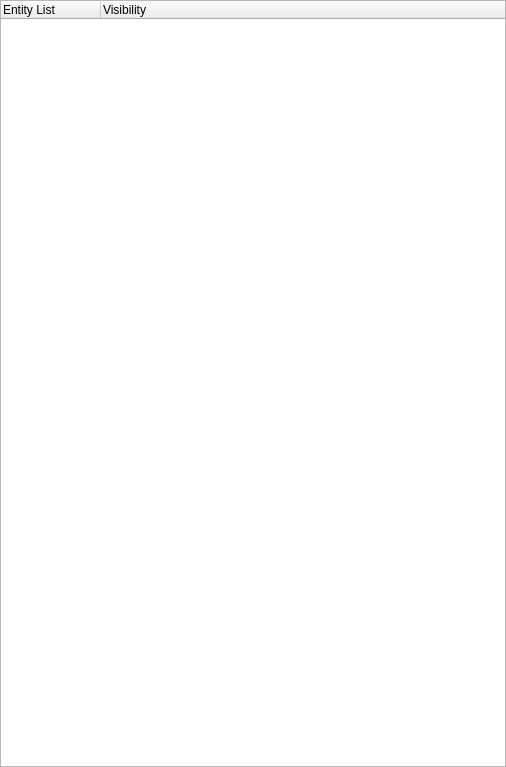
<?xml version="1.0" encoding="UTF-8"?>
<ui version="4.0">
 <class>SceneHierarchyPanel</class>
 <widget class="QFrame" name="SceneHierarchyPanel">
  <property name="geometry">
   <rect>
    <x>0</x>
    <y>0</y>
    <width>506</width>
    <height>767</height>
   </rect>
  </property>
  <property name="sizePolicy">
   <sizepolicy hsizetype="Minimum" vsizetype="Preferred">
    <horstretch>0</horstretch>
    <verstretch>0</verstretch>
   </sizepolicy>
  </property>
  <property name="minimumSize">
   <size>
    <width>200</width>
    <height>100</height>
   </size>
  </property>
  <property name="windowTitle">
   <string>Scene Hierarchy Panel</string>
  </property>
  <property name="styleSheet">
   <string notr="true">QTreeView::branch:has-siblings:!adjoins-item {
    border-image: url(:/rzeditor/vline.png) 0;
}

QTreeView::branch:has-siblings:adjoins-item {
    border-image: url(:/rzeditor/branch-more.png) 0;
}

QTreeView::branch:!has-children:!has-siblings:adjoins-item {
    border-image: url(:/rzeditor/branch-end.png) 0;
}

QTreeView::branch:has-children:!has-siblings:closed,
QTreeView::branch:closed:has-children:has-siblings {
        border-image: none;
        image: url(:/rzeditor/branch-closed.png);
}

QTreeView::branch:open:has-children:!has-siblings,
QTreeView::branch:open:has-children:has-siblings  {
        border-image: none;
        image: url(:/rzeditor/branch-open.png);
}</string>
  </property>
  <layout class="QVBoxLayout" name="verticalLayout">
   <property name="sizeConstraint">
    <enum>QLayout::SetMinimumSize</enum>
   </property>
   <property name="leftMargin">
    <number>0</number>
   </property>
   <property name="topMargin">
    <number>0</number>
   </property>
   <property name="rightMargin">
    <number>0</number>
   </property>
   <property name="bottomMargin">
    <number>0</number>
   </property>
   <item>
    <widget class="QTreeWidget" name="sceneTree">
     <property name="sizePolicy">
      <sizepolicy hsizetype="Preferred" vsizetype="Preferred">
       <horstretch>0</horstretch>
       <verstretch>0</verstretch>
      </sizepolicy>
     </property>
     <property name="styleSheet">
      <string notr="true">QTreeWidget::branch:has-siblings:!adjoins-item {
    border-image: url(:/rzeditor/vline.png) 0;
}

QTreeWidget::branch:has-siblings:adjoins-item {
    border-image: url(:/rzeditor/branch-more.png) 0;
}

QTreeWidget::branch:!has-children:!has-siblings:adjoins-item {
    border-image: url(:/rzeditor/branch-end.png) 0;
}

QTreeWidget::branch:has-children:!has-siblings:closed,
QTreeWidget::branch:closed:has-children:has-siblings {
        border-image: none;
        image: url(:/rzeditor/branch-closed.png);
}

QTreeWidget::branch:open:has-children:!has-siblings,
QTreeWidget::branch:open:has-children:has-siblings  {
        border-image: none;
        image: url(:/rzeditor/branch-open.png);
}</string>
     </property>
     <column>
      <property name="text">
       <string>Entity List</string>
      </property>
      <property name="icon">
       <iconset resource="../../../Resources/RZEResources.qrc">
        <normaloff>:/rzeditor/component.png</normaloff>:/rzeditor/component.png</iconset>
      </property>
     </column>
     <column>
      <property name="text">
       <string>Visibility</string>
      </property>
      <property name="icon">
       <iconset resource="../../../Resources/RZEResources.qrc">
        <normaloff>:/rzeditor/widget_shown.png</normaloff>:/rzeditor/widget_shown.png</iconset>
      </property>
     </column>
    </widget>
   </item>
  </layout>
 </widget>
 <layoutdefault spacing="6" margin="11"/>
 <resources>
  <include location="../../../Resources/RZEResources.qrc"/>
 </resources>
 <connections/>
</ui>
